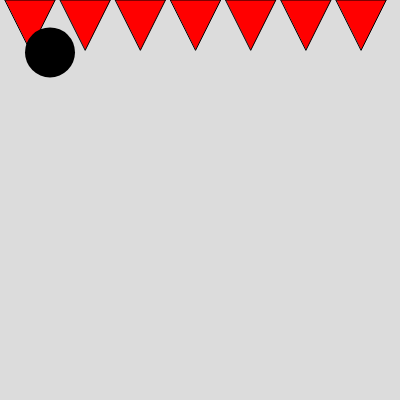
Frame 1 (no input)
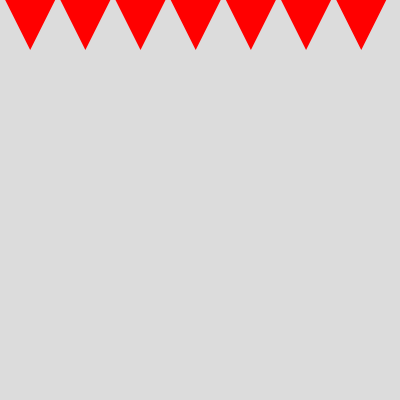
Frame 60 (no input)
Frame 120 (the mouse pressed at the canvas centre since frame 60): identical to frame 60, image omitted

The p5.js sketch that drew these frames (run headless with seeded random() and noise() and a simulated clock; from frame 60 on, the mouse is pressed at the canvas centre):

// p5.js sketch
// ── sketch.js
// grady's interactve scene

let x = 50;
let y = 50;
let ballSize = 50;
let winWidth = 400;
let winHeight = 400;
let v;
let acc = 1;
let xV = 0;
let xVMax = 10;
let xVMin = -10;
let playerHealth = 10;
let playerHurt = false;

let spikeMode;
let spikeSize  = 50;
let spikeMax;
let spikeX;
let constX;


function setup() {
  createCanvas(winWidth, winHeight);
  v = 2 +(1 -y/400);
  spikeMax = random(5,7);
  spikeX = random(0,25);
  constX = spikeX;

}

function bounceBall() {
  if (y >= height - ballSize && (v <= 0.1 && v >= -0.1)){ // stop moving
    y = height - ballSize/2;
    v = 0;
  }
  else if (y >= height - ballSize/2 - 1) { // bounce
    v = v * -1;
    v += 2 +(1 -windowHeight/400);
    y += v;
  }
  if (y <= height - ballSize/2) { // regular gravity
    v += 1 +(1 -windowHeight/400);
    y += v;
  }
  if (x - ballSize / 2 > winWidth) {
    x = -ballSize / 2;
  }
  if (x + ballSize / 2 < 0) {
    x = winWidth + ballSize/2;
  }
  x += xV;

}

function keyPressed() {
  if (key === " ") { // reset when space bar
    y = 100;
    v = 2 +(1 -y/400);
  } // change to make ball movement modifier change by acceleration constant for smooth movement
  
}

function displayBall() { // displays ball
  noStroke();
  fill(0);
  circle(x, y, ballSize);
}

function mouseWheel(event) { // changes ball size when scrolling
  ballSize += event.delta/100;
}

function moveBall() {
  if (keyIsDown(65) && x - xV > 2) {
    xV -= acc;
  }
  else if (keyIsDown(68)) {
    xV += acc;
  }
  else {
    xV = xV *0.9;
  }
}

function spikes() {
  spikeX = constX;
  for (let spikeAmount = 0; spikeAmount <= spikeMax; spikeAmount++) {
    fill(255,0,0);
    spikeX = constX * (spikeAmount +1);
    spikeX = spikeX + spikeSize * spikeAmount;
    triangle(spikeX, 0, spikeX + spikeSize, 0, spikeX + spikeSize/2, spikeSize);
  }
}


//if (!playerHurt && spikeMode === 2 && y - ballSize < spikeSize + ballSize * (height - ballSize * 2) && y + ballSize / 2 > ballSize * (height - ballSize * 2)) {
// playerHurt = true;
// playerHealth--;
// background(255,0,0);

function draw() {
  background(220);
  spikes();
  bounceBall();
  moveBall();
  displayBall();

}
